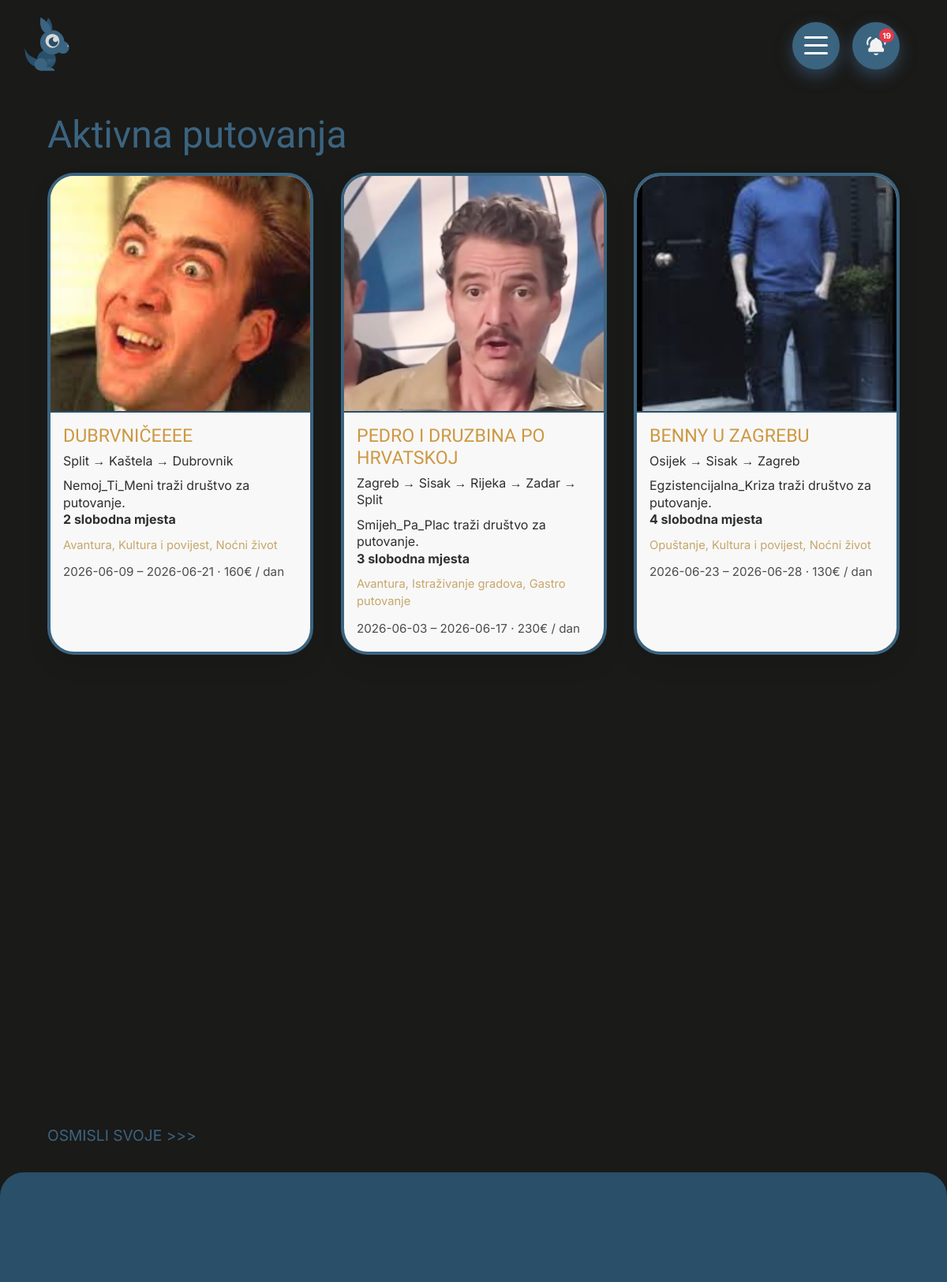
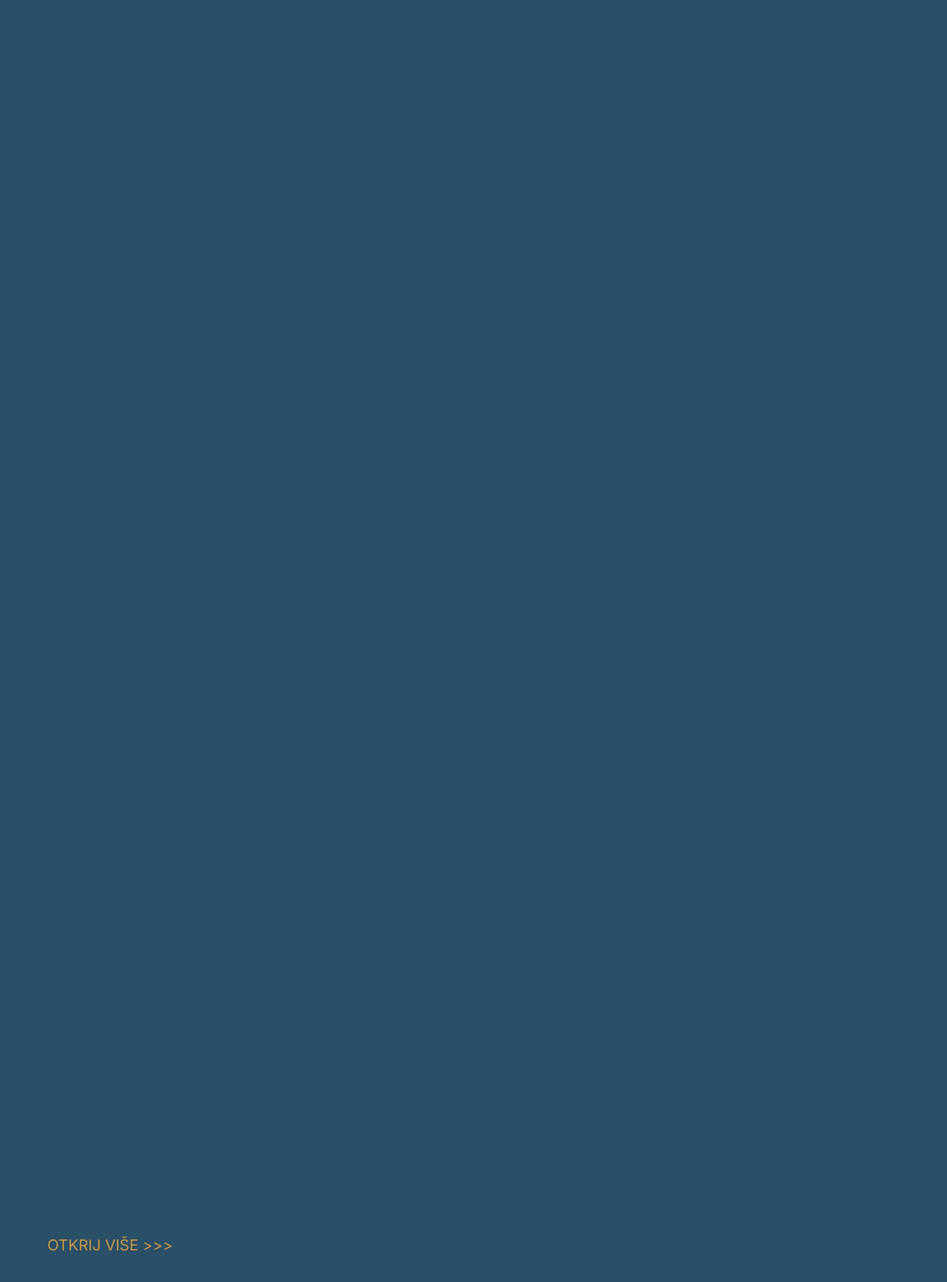
/putovanja.php (signed in), run on the app's committed database (2 pictures, top to bottom).
### tables this page shows
CREATE TABLE `adventures` (
  `id` int(10) UNSIGNED NOT NULL,
  `user_id` int(10) UNSIGNED NOT NULL,
  `naziv` varchar(150) NOT NULL DEFAULT 'Moja avantura',
  `trip_type` varchar(100) DEFAULT NULL,
  `travel_with` varchar(100) DEFAULT NULL,
  `budget_type` varchar(50) DEFAULT NULL,
  `budget_per_day` int(11) DEFAULT NULL,
  `destination` varchar(150) DEFAULT NULL,
  `daily_plan` text DEFAULT NULL,
  `transport_mode` varchar(100) DEFAULT NULL,
  `transport_priority` varchar(100) DEFAULT NULL,
  `accommodation_type` varchar(100) DEFAULT NULL,
  `stars` tinyint(4) DEFAULT NULL,
  `accommodation_location` varchar(100) DEFAULT NULL,
  `host_languages` varchar(150) DEFAULT NULL,
  `created_at` timestamp NOT NULL DEFAULT current_timestamp(),
  `updated_at` timestamp NOT NULL DEFAULT current_timestamp() ON UPDATE current_timestamp(),
  `adventure_image` varchar(255) DEFAULT NULL,
  `status` enum('active','completed','cancelled') DEFAULT 'active',
  `distance_km` int(11) DEFAULT 0
);

CREATE TABLE `users` (
  `id` int(10) UNSIGNED NOT NULL,
  `ime` varchar(100) NOT NULL,
  `prezime` varchar(100) NOT NULL,
  `email` varchar(150) NOT NULL,
  `password_hash` varchar(255) NOT NULL,
  `is_verified` tinyint(1) NOT NULL DEFAULT 0,
  `verification_token_hash` varchar(255) DEFAULT NULL,
  `verification_expires_at` datetime DEFAULT NULL,
  `verified_at` datetime DEFAULT NULL,
  `reset_token_hash` varchar(255) DEFAULT NULL,
  `reset_expires_at` datetime DEFAULT NULL,
  `last_login_at` datetime DEFAULT NULL,
  `korisnicko_ime` varchar(100) DEFAULT NULL,
  `bio` text DEFAULT NULL,
  `idealno_putovanje` varchar(50) DEFAULT NULL,
  `budget` varchar(50) DEFAULT NULL,
  `putuje_s_kim` varchar(50) DEFAULT NULL,
  `profilna_slika` varchar(255) DEFAULT NULL,
  `created_at` timestamp NOT NULL DEFAULT current_timestamp(),
  `updated_at` timestamp NOT NULL DEFAULT current_timestamp() ON UPDATE current_timestamp(),
  `title` varchar(100) DEFAULT 'Dnevni sanjar',
  `total_xp` int(11) DEFAULT 0
);

### putovanja.php (the view, shortened to what this page needs)
<?php
require_once 'auth_helpers.php';
$stmtActive = $pdo->prepare("
    SELECT a.id, a.naziv, a.destination, a.trip_type, a.budget_per_day,
           a.adventure_image, a.travel_with,
           (SELECT t.tag_value FROM adventure_tags t
            WHERE t.adventure_id = a.id AND t.tag_type = 'start_date' LIMIT 1) AS start_date,
           (SELECT t.tag_value FROM adventure_tags t
            WHERE t.adventure_id = a.id AND t.tag_type = 'end_date' LIMIT 1) AS end_date,
           (SELECT t.tag_value FROM adventure_tags t
            WHERE t.adventure_id = a.id AND t.tag_type = 'buddy_slots' LIMIT 1) AS buddy_slots,
           u.korisnicko_ime, u.ime, u.prezime, u.profilna_slika
    FROM adventures a
    INNER JOIN adventure_tags tb
        ON a.id = tb.adventure_id
        AND tb.tag_type = 'travel_buddy_open'
        AND tb.tag_value = '1'
    LEFT JOIN users u ON a.user_id = u.id
    WHERE a.status = 'active'
    ORDER BY a.created_at DESC
");
$stmtActive->execute();
$activeAdventures = $stmtActive->fetchAll(PDO::FETCH_ASSOC);
$stmtCompleted = $pdo->prepare("
    SELECT a.id, a.naziv, a.destination, a.trip_type, a.budget_per_day,
           a.adventure_image, a.travel_with,
           (SELECT t.tag_value FROM adventure_tags t
            WHERE t.adventure_id = a.id AND t.tag_type = 'start_date' LIMIT 1) AS start_date,
           (SELECT t.tag_value FROM adventure_tags t
            WHERE t.adventure_id = a.id AND t.tag_type = 'end_date' LIMIT 1) AS end_date,
           u.korisnicko_ime, u.ime, u.prezime
    FROM adventures a
    LEFT JOIN users u ON a.user_id = u.id
    WHERE a.status = 'completed'
    ORDER BY a.created_at DESC
");
$stmtCompleted->execute();
$completedAdventures = $stmtCompleted->fetchAll(PDO::FETCH_ASSOC);
function creatorName(array $row): string {
    $name = trim($row['korisnicko_ime'] ?? '');
    return $name !== '' ? $name : 'Korisnik';
}
?>
<!DOCTYPE html>
<html lang="hr">
<head>
    <link rel="stylesheet" href="css/main.css" type="text/css">
    <link rel="stylesheet" href="css/hamburger.css" type="text/css">
    <link href="https://cdn.jsdelivr.net/npm/bootstrap@5.3.8/dist/css/bootstrap.min.css" rel="stylesheet">
</head>
<body class="putovanja-body">
<?php include 'nav.php'; ?>
<section class="putovanja-main">
    <h2 class="section-title-blue reveal-up">Aktivna putovanja</h2>
    <?php if (!empty($activeAdventures)): ?>
        <div class="travel-cards-grid-putovanja">
            <?php foreach ($activeAdventures as $trip):
                $imgSrc = 'media/slike/more.jpg';
                if (!empty($trip['adventure_image'])) {
                    $cleanPath = ltrim($trip['adventure_image'], '/');
                    if (file_exists(__DIR__ . '/' . $cleanPath)) {
                        $imgSrc = htmlspecialchars($cleanPath);
                    }
                }
                $dateRange = '';
                if (!empty($trip['start_date']) && !empty($trip['end_date'])) {
                    $dateRange = htmlspecialchars($trip['start_date']) . ' – ' . htmlspecialchars($trip['end_date']);
                } elseif (!empty($trip['start_date'])) {
                    $dateRange = 'Od ' . htmlspecialchars($trip['start_date']);
                }
                $slots = !empty($trip['buddy_slots']) ? (int)$trip['buddy_slots'] : 0;
            ?>
                <a href="adventure-details.php?id=<?= (int)$trip['id'] ?>" class="travel-card reveal-up">
                    <img src="<?= $imgSrc ?>" class="travel-card-img" alt="">
                    <div class="travel-card-body">
                        <h3><?= htmlspecialchars($trip['naziv']) ?></h3>
                        <p><?= htmlspecialchars($trip['destination']) ?></p>
                        <p>
                            <?= htmlspecialchars(creatorName($trip)) ?> traži društvo za putovanje.
                            <?php if ($slots > 0): ?>
                                <br><strong><?= $slots ?> slobodna mjesta</strong>
                            <?php endif; ?>
                        </p>
                        <div class="travel-card-tags">
                            <?= htmlspecialchars($trip['trip_type'] ?? '') ?>
                        </div>
                        <div class="travel-card-footer">
                            <?php if ($dateRange): ?>
                                <?= $dateRange ?>
                            <?php endif; ?>
                            <?php if (!empty($trip['budget_per_day'])): ?>
                                · <?= (int)$trip['budget_per_day'] ?>€ / dan
                            <?php endif; ?>
                        </div>
                    </div>
                </a>
            <?php endforeach; ?>
        </div>
    <?php endif; ?>
    <a href="create-adventure.php" class="discover-more-link transition-link">OSMISLI SVOJE >>></a>
</section>
<section class="putovanja-second">
    <?php if (!empty($completedAdventures)): ?>
        <div class="travel-cards-grid-putovanja">
        </div>
    <?php endif; ?>
    <a href="#" class="discover-more-link discover-more-link-putovanja discover-more-link-nar">OTKRIJ VIŠE >>></a>
</section>
</body>
</html>

### css/main.css (style rules this page uses)
*, *::before, *::after { box-sizing: border-box; margin: 0; padding: 0; font-family: "Inter"; }
:root { --tplava: #294F69; --plava: #3B6480; --smeda: #7C5618; --naran: #CD9842; --zelena: #3A5A40; --bez: #D9D9D9; --siva: #4C4C4C; --crna: #2F2F2F; --bijela: #F2F2F2; --naslov: "Sigmar", sans-serif; --tekst: "Inter", sans-serif; }
html, body { height: 100%; font-family: var(--tekst); background: #1a1a18; color: var(--crna); overflow-x: hidden; }
h1, h2, h3, h4, h5, h6 { font-family: var(--naslov); color: var(--crna); }
.putovanja-body { background-color: transparent; color: var(--crna); padding: 0; margin: 0; }
.section-title-blue { font-family: var(--naslov); color: var(--plava); font-size: clamp(2rem, 4vw, 3.3rem); margin-bottom: 1.2rem; }
.travel-card { text-decoration: none; background: #f8f8f8; border-radius: 34px; overflow: hidden; border: 4px solid var(--plava); box-shadow: 0 14px 28px hsla(0, 0%, 0%, 0.08); }
.travel-card-img { width: 100%; height: 300px; font-weight: 700; border-bottom: 2px solid var(--tplava); }
.travel-card-body { padding: 1rem 1rem 1.1rem; }
.travel-card-body h3 { font-family: var(--naslov); color: var(--naran); font-size: 1.45rem; margin-bottom: 0.45rem; text-transform: uppercase; }
.travel-card-body p { color: var(--crna); margin-bottom: 0.6rem; line-height: 1.35; }
.travel-card-tags { font-size: 0.92rem; color: #c7a66b; margin-bottom: 0.8rem; }
.travel-card-footer { font-size: 0.95rem; color: var(--siva); }
.discover-more-link { display: inline-block; margin-top: 1.2rem; color: var(--plava); font-size: 1.2rem; text-decoration: none; position: relative; }
.discover-more-link::after { content: ''; position: absolute; bottom: -2px; left: 0; width: 0; height: 2px; background: var(--plava); transition: width 0.25s ease; border-radius: 2px; }
.reveal-up, .reveal-right { opacity: 0; transition: opacity 1.4s ease, transform 1.4s ease; will-change: transform, opacity; }
.reveal-up { transform: translateY(40px); }
.reveal-up.revealed, .reveal-right.revealed { opacity: 1; transform: translate(0, 0); }
.travel-card { transition: transform 0.28s ease, box-shadow 0.28s ease, border-color 0.28s ease; transform-origin: center; }
.travel-card-img { transition: transform 0.35s ease, filter 0.35s ease; object-fit: cover; display: block; }
.travel-card-body h3, .travel-card-body p, .travel-card-tags, .travel-card-footer { transition: transform 0.25s ease; }
.section-title-gold, .section-title-white, .section-title-blue { position: relative; display: inline-block; }
.section-title-gold::after, .section-title-white::after, .section-title-blue::after { content: ''; position: absolute; left: 0; bottom: -6px; width: 0; height: 4px; border-radius: 999px; transition: width 0.45s ease; }
.section-title-blue::after { background: linear-gradient(90deg, var(--tplava), transparent); }
.discover-more-link { transition: transform 0.22s ease, color 0.22s ease; }
.putovanja-main { width: 90%; margin: 2rem auto 0; }
.putovanja-second { width: 100%; padding: 0 5%; margin: 2rem auto 0; background-color: var(--tplava); border-top-left-radius: 30px; border-top-right-radius: 30px; }
.travel-cards-grid-putovanja { display: grid; grid-template-columns: repeat(3, 1fr); gap: 2.2rem; }
.discover-more-link-putovanja { margin-bottom: 2rem; }
.discover-more-link-nar { color: var(--naran); }
.discover-more-link-nar::after { background: var(--naran); }

### data on the page
adventures: adventure_image (picture), naziv "DUBRVNIČEEEE", destination "Split → Kaštela → Dubrovnik", user.korisnicko_ime "Nemoj_Ti_Meni", slots "2", trip_type "Avantura, Kultura i povijest, Noćni život", dateRange "2026-06-09 – 2026-06-21", budget_per_day "160"
adventures: adventure_image (picture), naziv "PEDRO I DRUZBINA PO HRVATSKOJ", destination "Zagreb → Sisak → Rijeka → Zadar → Split", user.korisnicko_ime "Smijeh_Pa_Plac", slots "3", trip_type "Avantura, Istraživanje gradova, Gastro putovanje", dateRange "2026-06-03 – 2026-06-17", budget_per_day "230"
adventures: adventure_image (picture), naziv "BENNY U ZAGREBU", destination "Osijek → Sisak → Zagreb", user.korisnicko_ime "Egzistencijalna_Kriza", slots "4", trip_type "Opuštanje, Kultura i povijest, Noćni život", dateRange "2026-06-23 – 2026-06-28", budget_per_day "130"

### other printed values
$notif_count "19"
